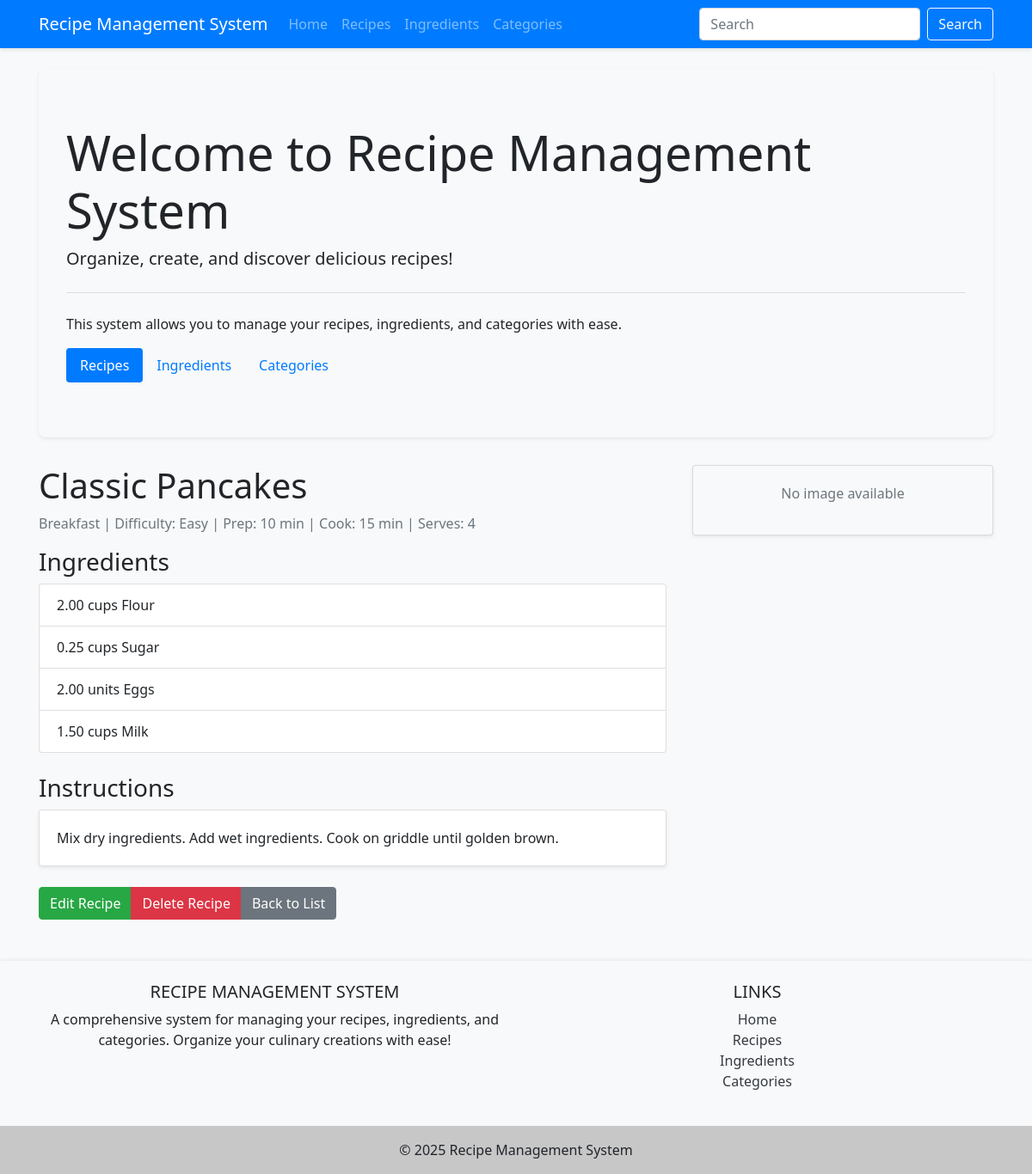
Screenshot of /?page=recipes&id=1 with the database file from the repository.
### tables this page shows
CREATE TABLE IF NOT EXISTS recipes (
    recipe_id INT AUTO_INCREMENT PRIMARY KEY,
    title VARCHAR(255) NOT NULL,
    instructions TEXT NOT NULL,
    prep_time INT,
    cook_time INT,
    servings INT,
    difficulty VARCHAR(50),
    image_url VARCHAR(255),
    category_id INT,
    created_at TIMESTAMP DEFAULT CURRENT_TIMESTAMP,
    FOREIGN KEY (category_id) REFERENCES categories(category_id) ON DELETE SET NULL
);

CREATE TABLE IF NOT EXISTS categories (
    category_id INT AUTO_INCREMENT PRIMARY KEY,
    name VARCHAR(100) NOT NULL,
    description TEXT,
    created_at TIMESTAMP DEFAULT CURRENT_TIMESTAMP
);

CREATE TABLE IF NOT EXISTS recipe_ingredients (
    recipe_id INT,
    ingredient_id INT,
    quantity DECIMAL(10,2) NOT NULL,
    PRIMARY KEY (recipe_id, ingredient_id),
    FOREIGN KEY (recipe_id) REFERENCES recipes(recipe_id) ON DELETE CASCADE,
    FOREIGN KEY (ingredient_id) REFERENCES ingredients(ingredient_id) ON DELETE CASCADE
);

CREATE TABLE IF NOT EXISTS ingredients (
    ingredient_id INT AUTO_INCREMENT PRIMARY KEY,
    name VARCHAR(100) NOT NULL,
    unit VARCHAR(50),
    created_at TIMESTAMP DEFAULT CURRENT_TIMESTAMP
);

### config/db.php (called while the page is built)
<?php
class DB {
    private static $instance = null;
    private $conn;
    private function __construct() {
        $host = 'localhost';
        $dbname = 'recipe_system';
        $username = 'root';
        $password = '';
        try {
            $this->conn = new PDO("mysql:host=$host;dbname=$dbname", $username, $password);
            $this->conn->setAttribute(PDO::ATTR_ERRMODE, PDO::ERRMODE_EXCEPTION);
            $this->conn->setAttribute(PDO::ATTR_DEFAULT_FETCH_MODE, PDO::FETCH_ASSOC);
        } catch(PDOException $e) {
            echo "Connection failed: " . $e->getMessage();
            die();
        }
    }
    public static function getInstance() {
        if (self::$instance == null) {
            self::$instance = new DB();
        }
        return self::$instance;
    }
    public function getConnection() {
        return $this->conn;
    }
}
?>

### class/Recipe.php (called while the page is built, shortened)
<?php
require_once 'config/db.php';
class Recipe {
    private $conn;
    private $table = 'recipes';
    public $recipe_id;
    public function __construct() {
        $this->conn = DB::getInstance()->getConnection();
    }
    public function read_single() {
        $query = "SELECT r.*, c.name as category_name
                  FROM " . $this->table . " r
                  LEFT JOIN categories c ON r.category_id = c.category_id
                  WHERE r.recipe_id = :recipe_id
                  LIMIT 0,1";
        $stmt = $this->conn->prepare($query);
        $stmt->bindParam(':recipe_id', $this->recipe_id);
        $stmt->execute();
        $row = $stmt->fetch(PDO::FETCH_ASSOC);
        if($row) {
            $this->title = $row['title'];
            $this->instructions = $row['instructions'];
            $this->prep_time = $row['prep_time'];
            $this->cook_time = $row['cook_time'];
            $this->servings = $row['servings'];
            $this->difficulty = $row['difficulty'];
            return true;
        }
        return false;
    }
    public function getIngredients() {
        $query = "SELECT i.*, ri.quantity
                  FROM ingredients i
                  JOIN recipe_ingredients ri ON i.ingredient_id = ri.ingredient_id
                  WHERE ri.recipe_id = :recipe_id";
        $stmt = $this->conn->prepare($query);
        $stmt->bindParam(':recipe_id', $this->recipe_id);
        $stmt->execute();
        return $stmt;
    }
}
?>

### class/Category.php (called while the page is built, shortened)
<?php
require_once 'config/db.php';
class Category {
    private $conn;
    private $table = 'categories';
    public $category_id;
    public function __construct() {
        $this->conn = DB::getInstance()->getConnection();
    }
    public function read_single() {
        $query = "SELECT * FROM " . $this->table . " WHERE category_id = :category_id LIMIT 0,1";
        $stmt = $this->conn->prepare($query);
        $stmt->bindParam(':category_id', $this->category_id);
        $stmt->execute();
        $row = $stmt->fetch(PDO::FETCH_ASSOC);
        if($row) {
            $this->name = $row['name'];
            return true;
        }
        return false;
    }
}
?>

### view/recipes.php (the view, shortened to what this page needs)
<?php
require_once 'class/Recipe.php';
require_once 'class/Category.php';
if (isset($_GET['id'])) {
    $recipe->recipe_id = $_GET['id'];
    if ($recipe->read_single()) {
        $ingredientsResult = $recipe->getIngredients();
        $recipeIngredients = $ingredientsResult->fetchAll();
        ?>
        <div class="row">
            <div class="col-md-8">
                <h1><?php echo $recipe->title; ?></h1>
                <p class="text-muted">
                    <?php
                    $category->category_id = $recipe->category_id;
                    $category->read_single();
                    echo $category->name;
                    ?> |
                    Difficulty: <?php echo $recipe->difficulty; ?> |
                    Prep: <?php echo $recipe->prep_time; ?> min |
                    Cook: <?php echo $recipe->cook_time; ?> min |
                    Serves: <?php echo $recipe->servings; ?>
                </p>
                <h3>Ingredients</h3>
                <ul class="list-group mb-4">
                    <?php foreach($recipeIngredients as $ri): ?>
                        <li class="list-group-item">
                            <?php echo $ri['quantity'] . ' ' . $ri['unit'] . ' ' . $ri['name']; ?>
                        </li>
                    <?php endforeach; ?>
                </ul>
                <h3>Instructions</h3>
                <div class="card mb-4">
                    <div class="card-body">
                        <?php echo nl2br($recipe->instructions); ?>
                    </div>
                </div>
                <div class="btn-group">
                    <button type="button" class="btn btn-primary" data-toggle="modal" data-target="#editRecipeModal">
                        Edit Recipe
                    </button>
                    <button type="button" class="btn btn-danger" data-toggle="modal" data-target="#deleteRecipeModal">
                        Delete Recipe
                    </button>
                    <a href="index.php?page=recipes" class="btn btn-secondary">Back to List</a>
                </div>
            </div>
            <div class="col-md-4">
                <?php if (!empty($recipe->image_url)): ?>
                    <img src="<?php echo $recipe->image_url; ?>" class="img-fluid rounded mb-4" alt="<?php echo $recipe->title; ?>">
                <?php else: ?>
                    <div class="card bg-light mb-4">
                        <div class="card-body text-center">
                            <p class="text-muted">No image available</p>
                        </div>
                    </div>
                <?php endif; ?>
            </div>
        </div>
        <?php
    } else {
        echo '<div class="alert alert-danger">Recipe not found.</div>';
        echo '<a href="index.php?page=recipes" class="btn btn-primary">Back to Recipes</a>';
    }
}
?>

### style.css (style rules this page uses)
body { font-family: 'Segoe UI', Tahoma, Geneva, Verdana, sans-serif; background-color: #f8f9fa; }
.card { box-shadow: 0 0.125rem 0.25rem rgba(0, 0, 0, 0.075); transition: transform 0.3s ease; }
.btn-primary { background-color: #28a745; border-color: #28a745; }

### rows the page displays
recipes: title "Classic Pancakes", difficulty "Easy", prep_time "10", cook_time "15", servings "4", instructions "Mix dry ingredients. Add wet ingredients. Cook on griddle until golden brown."
categories: name "Breakfast"
recipe_ingredients: quantity "2.00", ingredient.unit "cups", ingredient.name "Flour"
recipe_ingredients: quantity "0.25", ingredient.unit "cups", ingredient.name "Sugar"
recipe_ingredients: quantity "2.00", ingredient.unit "units", ingredient.name "Eggs"
recipe_ingredients: quantity "1.50", ingredient.unit "cups", ingredient.name "Milk"
